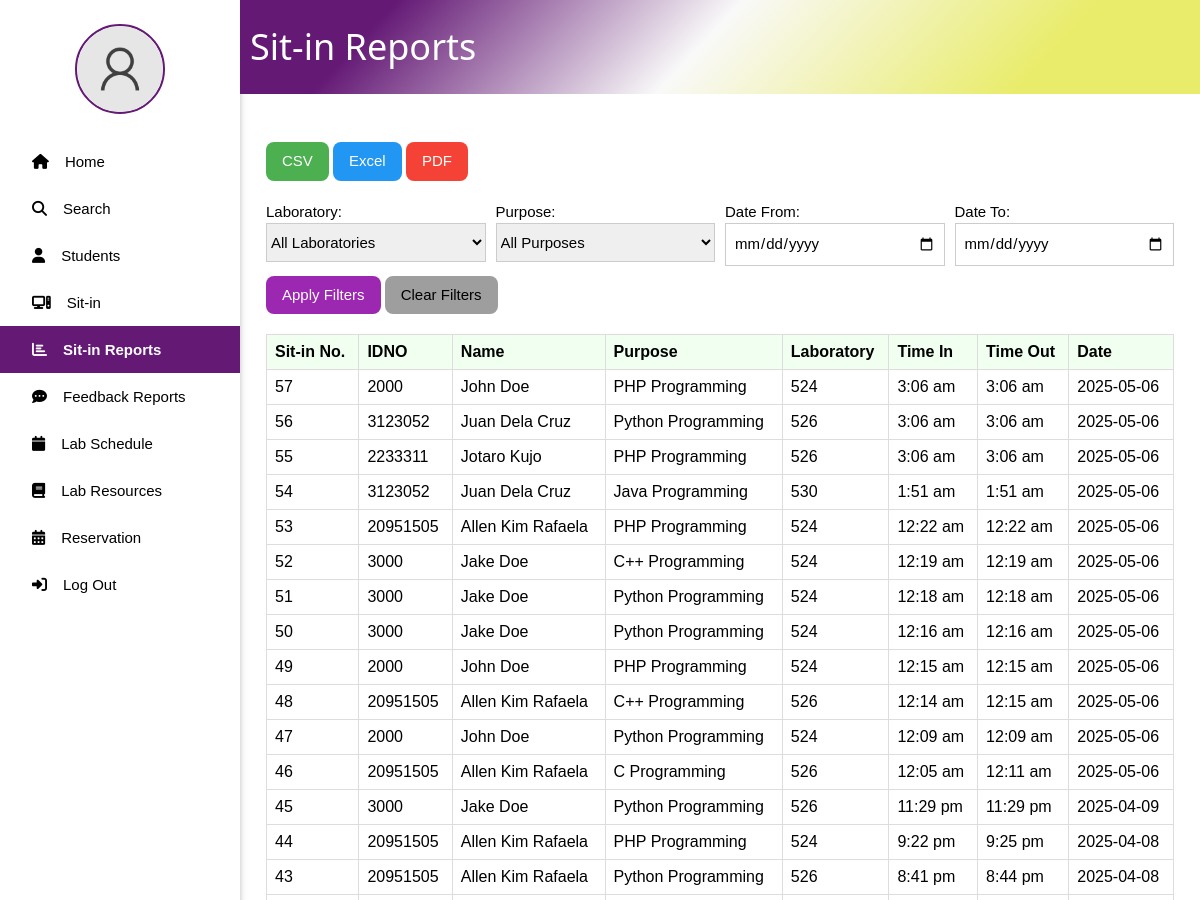
/SitinReports.php (signed in, upper part), run on an earlier commit of the app's database.
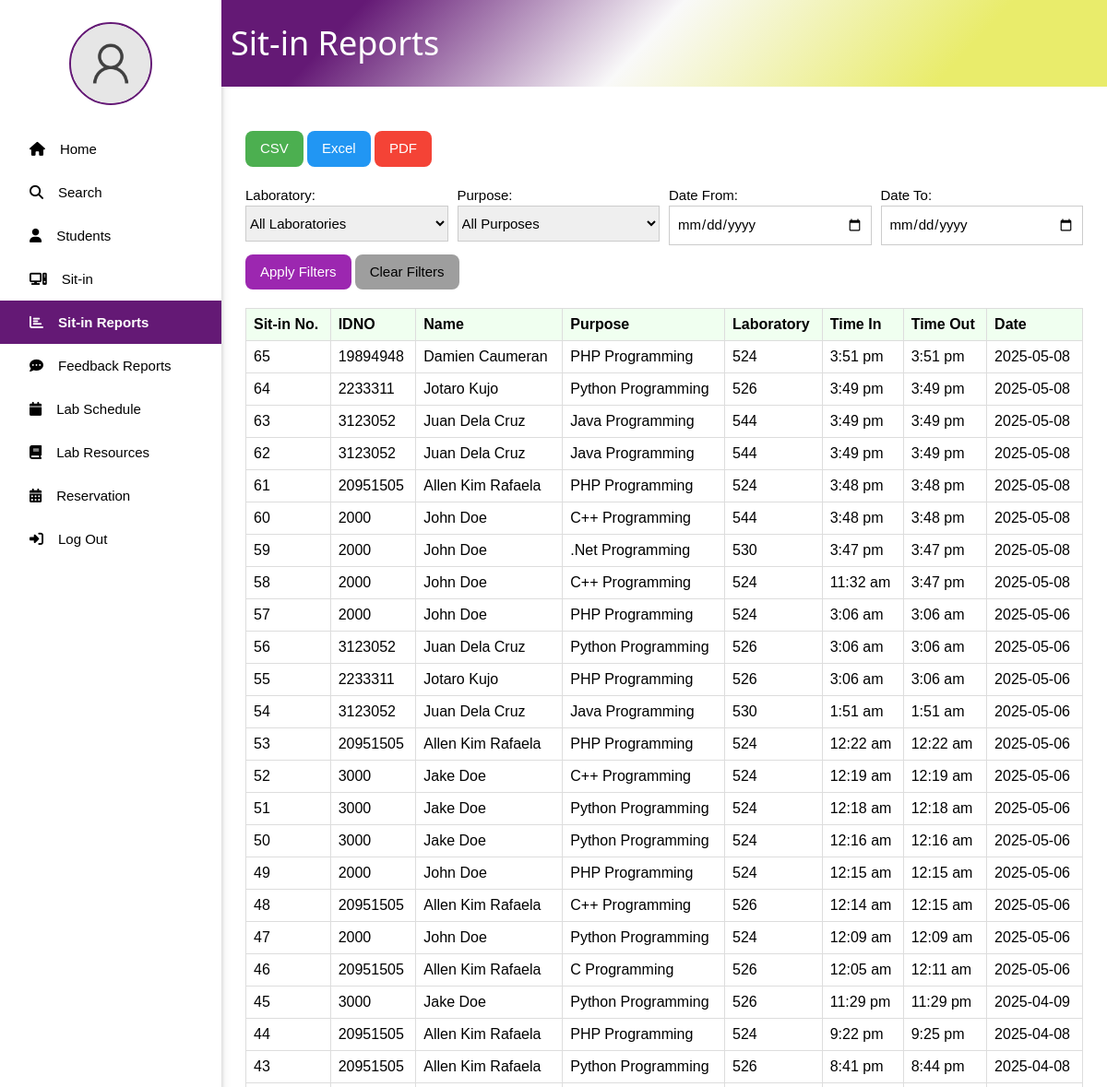
And on a later commit of the database.
### tables this page shows
CREATE TABLE `sitin_records` (
  `ID` int(11) NOT NULL,
  `IDNO` int(11) NOT NULL,
  `PURPOSE` varchar(255) NOT NULL,
  `LABORATORY` varchar(255) NOT NULL,
  `TIME_IN` datetime NOT NULL DEFAULT current_timestamp(),
  `TIME_OUT` datetime DEFAULT NULL
);

CREATE TABLE `user` (
  `ID` int(11) NOT NULL,
  `IDNO` int(11) NOT NULL,
  `LASTNAME` varchar(30) NOT NULL,
  `FIRSTNAME` varchar(30) NOT NULL,
  `MIDDLENAME` varchar(30) DEFAULT NULL,
  `COURSE` varchar(30) NOT NULL,
  `YEAR_LEVEL` int(11) NOT NULL,
  `USERNAME` varchar(30) NOT NULL,
  `PASSWORD` varchar(255) NOT NULL,
  `PROFILE_PIC` varchar(255) NOT NULL DEFAULT 'images/default_pic.png',
  `SESSION_COUNT` int(11) DEFAULT 30,
  `POINTS` int(11) DEFAULT 0
);

### SitinReports.php (the view, shortened to what the changed rows need)
<?php
include 'connect.php';
$sql_sitins = "SELECT sr.ID, u.IDNO, CONCAT(u.FIRSTNAME, ' ', u.LASTNAME) AS Name, sr.PURPOSE, sr.LABORATORY, sr.TIME_IN, sr.TIME_OUT
               FROM sitin_records sr
               JOIN user u ON sr.IDNO = u.IDNO
               WHERE 1=1";
$sql_sitins .= " ORDER BY sr.TIME_IN DESC";
$stmt_sitins = $conn->prepare($sql_sitins);
$stmt_sitins->execute();
$result_sitins = $stmt_sitins->get_result();
$sitin_records = [];
if ($result_sitins->num_rows > 0) {
    while ($row = $result_sitins->fetch_assoc()) {
        $sitin_records[] = $row;
    }
}
?>
<!DOCTYPE html>
<html lang="en">
<head>
    <link rel="stylesheet" href="w3.css">
    <link rel="stylesheet" href="side_nav.css">
</head>
<body>
    <div style="margin-left:20%; z-index: 1; position: relative;">
        <div class="title_page w3-container" style="display: flex; align-items: center;">
            <h1 style="margin-left: 10px; color: #ffff;">Sit-in Reports</h1>
        </div>
        <div class="w3-container" style="margin: 5% 10px;">
            <table class="sitin-table">
                <thead>
                    <tr>
                        <th>Sit-in No.</th>
                        <th>IDNO</th>
                        <th>Name</th>
                        <th>Purpose</th>
                        <th>Laboratory</th>
                        <th>Time In</th>
                        <th>Time Out</th>
                        <th>Date</th>
                    </tr>
                </thead>
                <tbody>
                    <?php if (count($sitin_records) > 0): ?>
                        <?php foreach ($sitin_records as $record): ?>
                            <tr>
                                <td><?php echo htmlspecialchars($record['ID']); ?></td>
                                <td><?php echo htmlspecialchars($record['IDNO']); ?></td>
                                <td><?php echo htmlspecialchars($record['Name']); ?></td>
                                <td><?php echo htmlspecialchars($record['PURPOSE']); ?></td>
                                <td><?php echo htmlspecialchars($record['LABORATORY']); ?></td>
                                <td><?php echo date("g:i a", strtotime($record['TIME_IN'])); ?></td>
                                <td><?php echo $record['TIME_OUT'] ? date("g:i a", strtotime($record['TIME_OUT'])) : 'Still Sitting-in'; ?></td>
                                <td><?php echo date("Y-m-d", strtotime($record['TIME_IN'])); ?></td>
                            </tr>
                        <?php endforeach; ?>
                    <?php else: ?>
                        <tr>
                            <td colspan="8">No sit-in records found.</td>
                        </tr>
                    <?php endif; ?>
                </tbody>
            </table>
        </div>
    </div>
</body>
</html>

What changed in the data, as far as the page shows it:
added sitin_records: ID "65", IDNO.IDNO "19894948", Name "Damien Caumeran", PURPOSE "PHP Programming", LABORATORY "524", TIME_IN "3:51 pm", TIME_OUT "3:51 pm", TIME_IN "2025-05-08"
added sitin_records: ID "64", IDNO.IDNO "2233311", Name "Jotaro Kujo", PURPOSE "Python Programming", LABORATORY "526", TIME_IN "3:49 pm", TIME_OUT "3:49 pm", TIME_IN "2025-05-08"
added sitin_records: ID "63", IDNO.IDNO "3123052", Name "Juan Dela Cruz", PURPOSE "Java Programming", LABORATORY "544", TIME_IN "3:49 pm", TIME_OUT "3:49 pm", TIME_IN "2025-05-08"
added sitin_records: ID "62", IDNO.IDNO "3123052", Name "Juan Dela Cruz", PURPOSE "Java Programming", LABORATORY "544", TIME_IN "3:49 pm", TIME_OUT "3:49 pm", TIME_IN "2025-05-08"
added sitin_records: ID "61", IDNO.IDNO "20951505", Name "Allen Kim Rafaela", PURPOSE "PHP Programming", LABORATORY "524", TIME_IN "3:48 pm", TIME_OUT "3:48 pm", TIME_IN "2025-05-08"
added sitin_records: ID "60", IDNO.IDNO "2000", Name "John Doe", PURPOSE "C++ Programming", LABORATORY "544", TIME_IN "3:48 pm", TIME_OUT "3:48 pm", TIME_IN "2025-05-08"
added sitin_records: ID "59", IDNO.IDNO "2000", Name "John Doe", PURPOSE ".Net Programming", LABORATORY "530", TIME_IN "3:47 pm", TIME_OUT "3:47 pm", TIME_IN "2025-05-08"
added sitin_records: ID "58", IDNO.IDNO "2000", Name "John Doe", PURPOSE "C++ Programming", LABORATORY "524", TIME_IN "11:32 am", TIME_OUT "3:47 pm", TIME_IN "2025-05-08"
